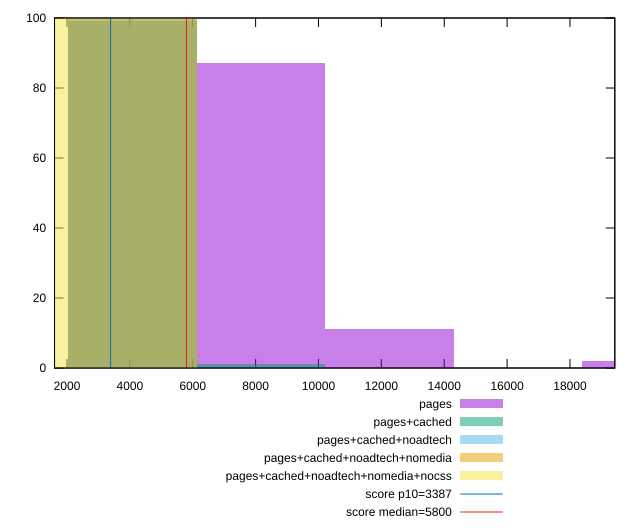

Recreate this plot in gnuplot.
reset

$pages <<EOF
12260.51784191654 11
8173.678561277694 87
20434.196403194233 2
EOF

$pagesCached <<EOF
8173.678561277694 1
4086.839280638847 99
EOF

$pagesCachedNoadtech <<EOF
4086.839280638847 100
EOF

$pagesCachedNoadtechNomedia <<EOF
4086.839280638847 100
EOF

$pagesCachedNoadtechNomediaNocss <<EOF
0 100
EOF

set key outside below
set boxwidth 4086.839280638847
set xrange [1603.369:19426.688824625326]
set yrange [0:100]
set trange [0:100]
set style fill transparent solid 0.5 noborder

set parametric
set terminal svg size 640, 530 enhanced background rgb 'white'
set output "report_00009_2021-02-08T22-37-41.559Z/speed-index/comparison/histogram/all_raw.svg"

plot $pages title "pages" with boxes, \
     $pagesCached title "pages+cached" with boxes, \
     $pagesCachedNoadtech title "pages+cached+noadtech" with boxes, \
     $pagesCachedNoadtechNomedia title "pages+cached+noadtech+nomedia" with boxes, \
     $pagesCachedNoadtechNomediaNocss title "pages+cached+noadtech+nomedia+nocss" with boxes, \
     3387,t title "score p10=3387", \
     5800,t title "score median=5800"

reset
